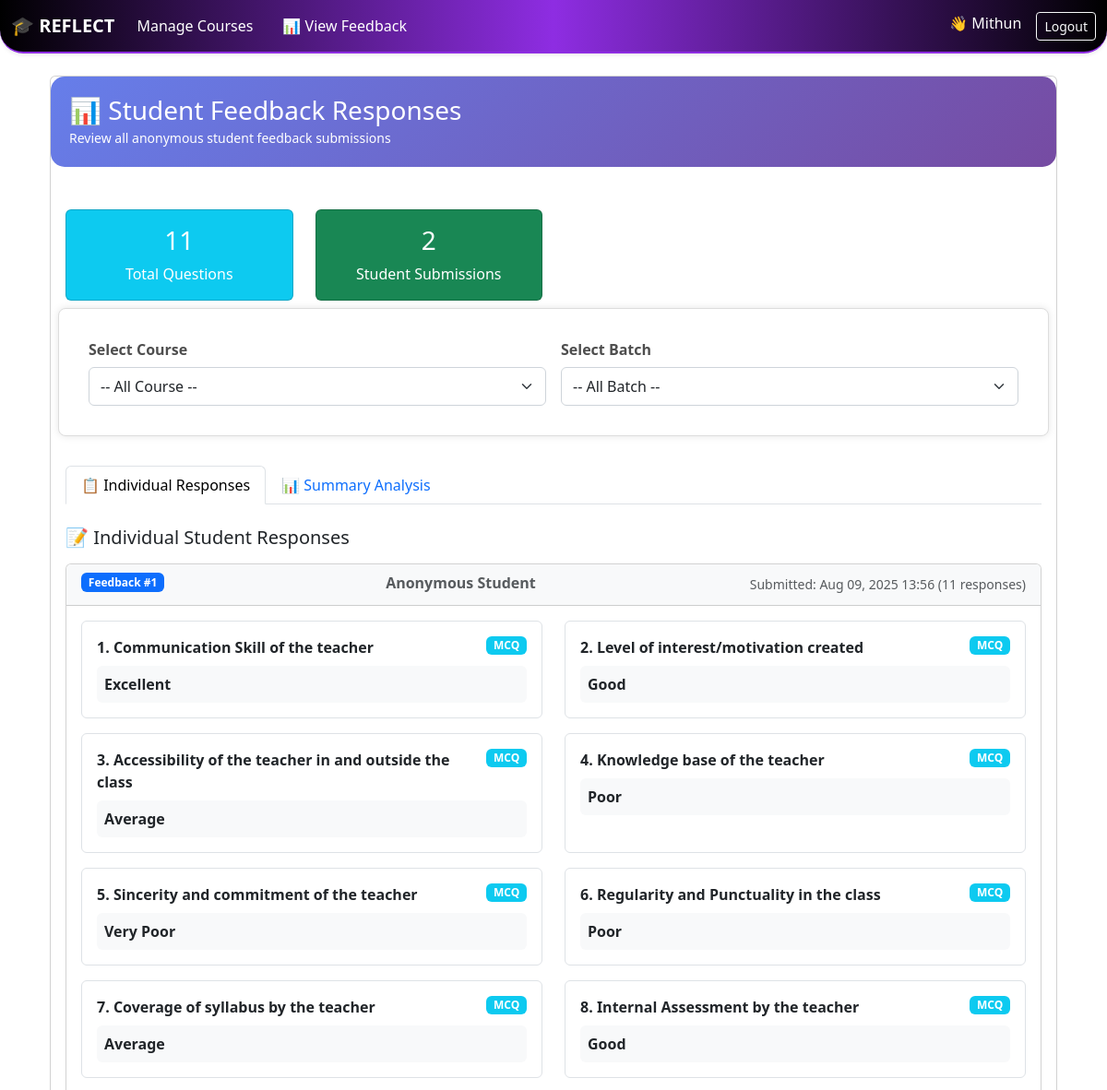
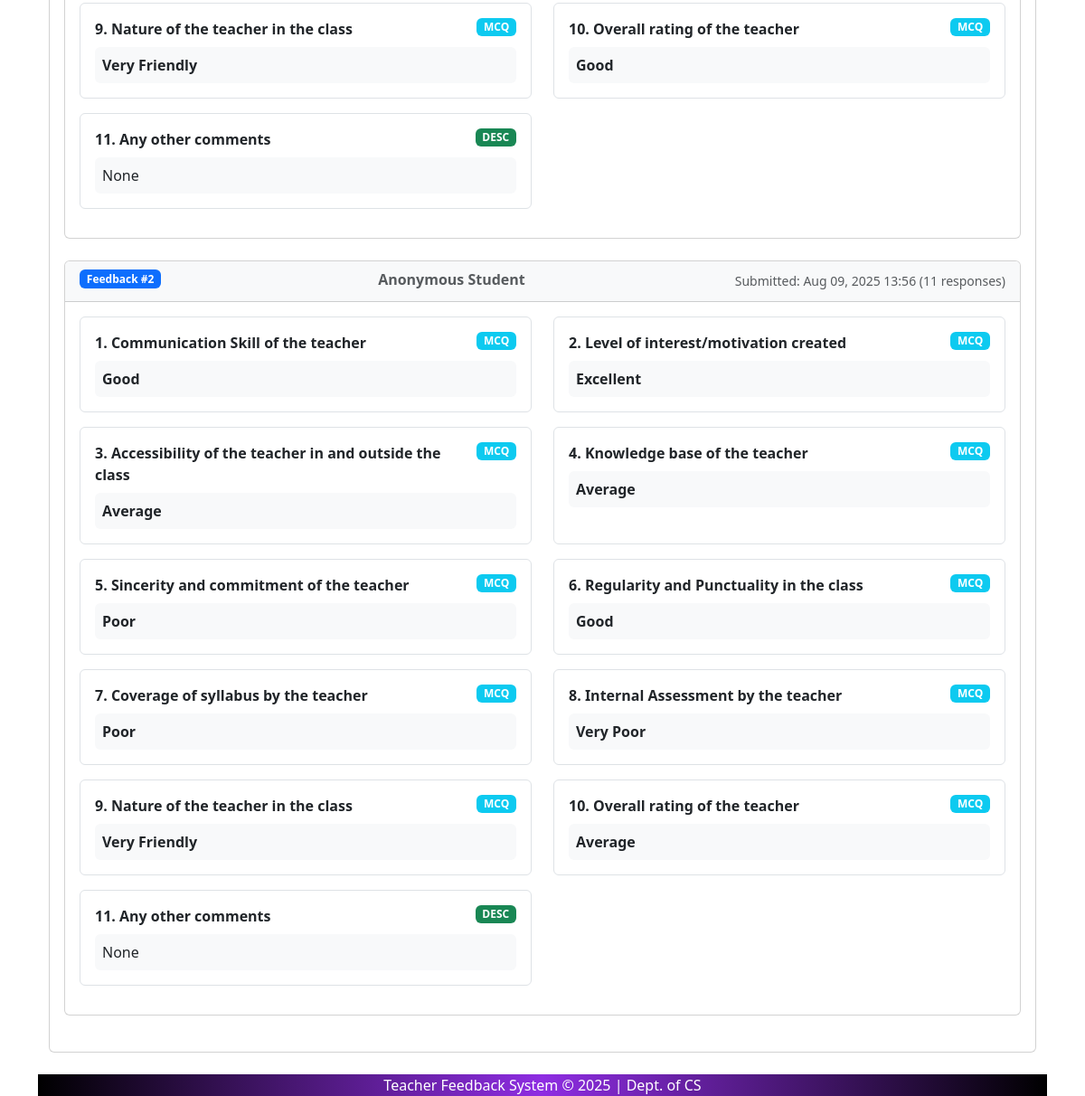
/feedback-admin/student-responses/ (signed in), run on an earlier commit of the app's database (2 pictures, top to bottom).
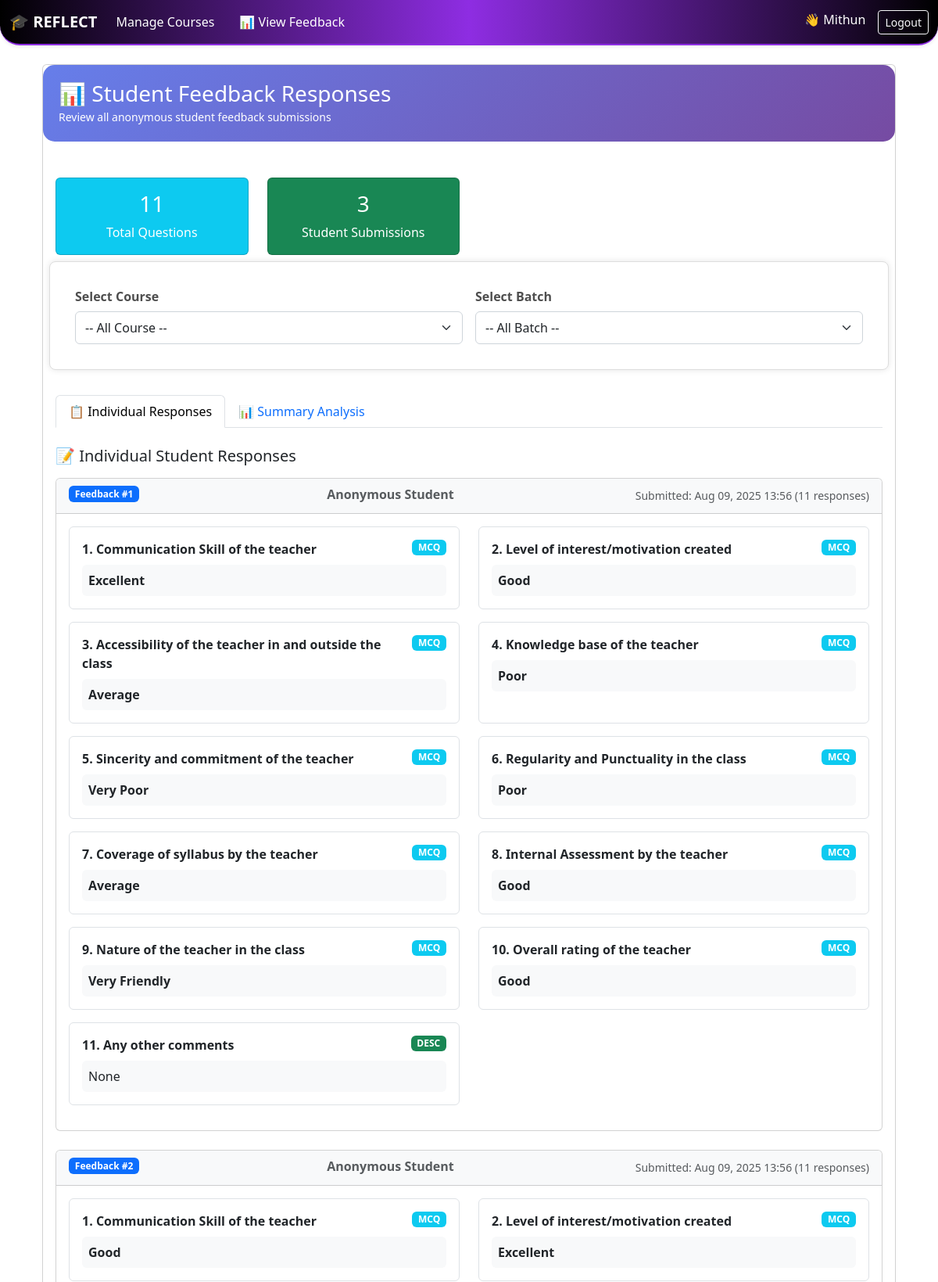
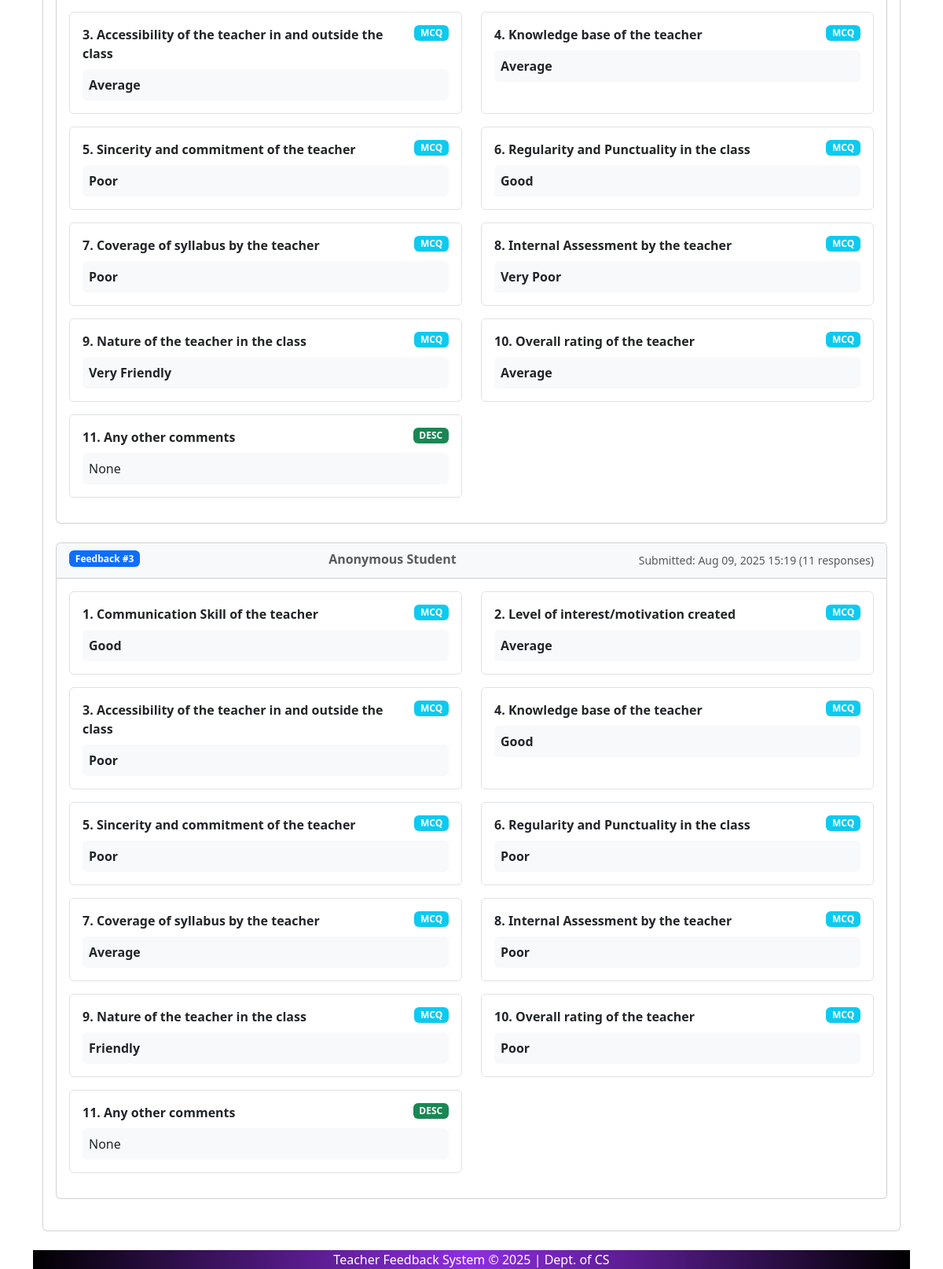
And on a later commit of the database (2 pictures, top to bottom).
### feedback_app/models.py (models this page shows, shortened)
class StudentFeedbackResponse(models.Model):
    response_id = models.AutoField(primary_key=True)
    question = models.ForeignKey(FeedbackQuestion, on_delete=models.CASCADE)
    response_text = models.TextField(blank=True, null=True)  # For descriptive questions
    selected_option = models.ForeignKey(FeedbackQOption, on_delete=models.CASCADE, blank=True, null=True)  # For MCQ
    submitted_at = models.DateTimeField(auto_now_add=True)
    session_id = models.CharField(max_length=100)  # To group responses from same student
    feedback_number = models.IntegerField(default=1)  # Sequential numbering for anonymous feedback
    teacher_batch = models.ForeignKey(TeacherBatch, on_delete=models.CASCADE, null=True, blank=True)  # NEW FIELD - links to specific teacher-course
    class Meta:
        db_table = 'student_feedback_response'
        ordering = ['feedback_number', 'question__q_id']

class FeedbackQuestion(models.Model):
    q_id = models.AutoField(primary_key=True)
    q_desc = models.TextField()
    q_type = models.CharField(max_length=20)  # e.g., 'MCQ' or 'DESC'
    active = models.BooleanField(default=True)
    is_required = models.BooleanField(default=False)  # NEW FIELD

class FeedbackQOption(models.Model):
    q = models.ForeignKey(FeedbackQuestion, on_delete=models.CASCADE)
    ans_id = models.CharField(max_length=10)  # Custom ID (not necessary for options)
    answer = models.CharField(max_length=200)  # The text of the option (e.g., "Excellent")

### feedback_app/views.py (the view, shortened to what this page needs)
# urls.py: path('feedback-admin/student-responses/', views.admin_student_feedback_responses, name='admin_student_feedback_responses'),
@login_required
def admin_student_feedback_responses(request):
    user = request.user
    is_admin = user.is_staff
    is_hod = False
    is_teacher = False
    teacher = None
    try:
        teacher = Teacher.objects.get(user=user)
        role_name = teacher.role.role_name.lower()
        is_hod = (role_name == "hod")
        is_teacher = (role_name == "teacher")
    except Teacher.DoesNotExist:
        teacher = None
        role_name = None
    total_questions = FeedbackQuestion.objects.filter(active=True).count()
    all_responses = StudentFeedbackResponse.objects.all()
    selected_dept_id = request.GET.get('department')
    selected_teacher_id = request.GET.get('teacher')
    selected_course_id = request.GET.get('course')
    selected_batch_id = request.GET.get('batch')
    departments = Department.objects.all() if is_admin else None
    teachers = Teacher.objects.filter(dept_id=selected_dept_id) if (is_admin and selected_dept_id) else (Teacher.objects.all() if is_admin else None)
    courses = None
    batches = None
    user_courses = None
    filtered_batches = None
    if is_hod or is_teacher:
        if not teacher:
            messages.error(request, "Teacher profile not found.")
            return redirect('login')
        user_courses = Course.objects.filter(teacherbatch__teacher=teacher).distinct()
        course_ids = list(user_courses.values_list('course_id', flat=True))  # always defined
        if selected_course_id:
            filtered_batches = Batch.objects.filter(course_id=selected_course_id)
        else:
            filtered_batches = Batch.objects.filter(course_id__in=course_ids)
        print("User Courses IDs:", course_ids)
        print("Filtered Batches IDs:", list(filtered_batches.values_list('batch_id', flat=True)))
    responses = StudentFeedbackResponse.objects.none()
    if is_admin:
        responses = all_responses
        if selected_dept_id:
            responses = responses.filter(teacher_batch__department_id=selected_dept_id)
        if selected_teacher_id:
            responses = responses.filter(teacher_batch__teacher_id=selected_teacher_id)
        if selected_course_id:
            responses = responses.filter(teacher_batch__course_id=selected_course_id)
        if selected_batch_id:
            responses = responses.filter(teacher_batch__batch_id=selected_batch_id)
    elif is_hod or is_teacher:
        if not teacher:
            messages.error(request, "Teacher profile not found.")
            return redirect('login')
        responses = StudentFeedbackResponse.objects.filter(teacher_batch__teacher=teacher)
        if selected_course_id:
            responses = responses.filter(teacher_batch__course_id=selected_course_id)
        if selected_batch_id:
            responses = responses.filter(teacher_batch__batch_id=selected_batch_id)
    total_feedback_submissions = responses.values('session_id').distinct().count()
    total_responses_overall = responses.count()
    avg_responses_per_student = round((total_responses_overall / total_feedback_submissions), 2) if total_feedback_submissions else 0
    latest_submission_obj = responses.order_by('-submitted_at').first()
    latest_submission = latest_submission_obj.submitted_at if latest_submission_obj else "--"
    grouped = {}
    for r in responses.order_by('submitted_at'):
        grouped.setdefault(r.session_id, []).append(r)
    feedback_sessions = []
    for i, (session_id, session_responses) in enumerate(grouped.items(), start=1):
        first_response = session_responses[0]
        course_info = None
        if first_response.teacher_batch:
            tb = first_response.teacher_batch
            course_info = {
                'course_code': tb.course.code,
                'course_name': tb.course.name,
                'batch': f"{tb.batch.acad_year} - {tb.batch.part}"
            }
        feedback_sessions.append({
            'feedback_number': i,
            'submitted_at': first_response.submitted_at,
            'total_responses': len(session_responses),
            'responses': session_responses,
            'course_info': course_info,
        })
    questions_with_responses = []
    questions = FeedbackQuestion.objects.filter(active=True).order_by('q_id')
    for question in questions:
        q_responses = responses.filter(question=question)
        if question.q_type == 'MCQ':
            all_options = FeedbackQOption.objects.filter(q=question).order_by('ans_id')
            option_counts = {opt.answer: 0 for opt in all_options}
            for r in q_responses:
                if r.selected_option:
                    option_counts[r.selected_option.answer] += 1
            questions_with_responses.append({
                'question': question,
                'type': 'MCQ',
                'option_counts': option_counts,
                'total_responses': q_responses.count(),
                'all_options': [opt.answer for opt in all_options],
            })
        elif question.q_type == 'DESC':
            desc_list = [{
                'text': r.response_text,
                'submitted_at': r.submitted_at,
                'feedback_number': r.feedback_number,
                'course_info': f"{r.teacher_batch.course.code}" if r.teacher_batch else "N/A"
            } for r in q_responses if r.response_text]
            questions_with_responses.append({
                'question': question,
                'type': 'DESC',
                'responses': desc_list,
                'total_responses': q_responses.count()
            })
    return render(request, 'admin_response.html', {
        'departments': departments,
        'teachers': teachers,
        'courses': courses,
        'batches': batches,
        'user_courses': user_courses,
        'filtered_batches': filtered_batches,
        'selected_dept_id': int(selected_dept_id) if selected_dept_id else None,
        'selected_teacher_id': int(selected_teacher_id) if selected_teacher_id else None,
        'selected_course_id': int(selected_course_id) if selected_course_id else None,
        'selected_batch_id': int(selected_batch_id) if selected_batch_id else None,
        'total_questions': total_questions,
        'total_feedback_submissions': total_feedback_submissions,
        'latest_submission': latest_submission,
        'avg_responses_per_student': avg_responses_per_student,
        'feedback_sessions': feedback_sessions,
        'questions_with_summary': questions_with_responses,
        'is_admin': is_admin,
        'is_hod': is_hod,
        'is_teacher': is_teacher,
    })

### feedback_app/context_processors.py (called while the page is built)
def is_admin(request):
    user = request.user
    return {'is_admin': user.is_superuser or user.groups.filter(name='admin').exists()}

def is_hod(request):
    return {'is_hod': request.user.groups.filter(name='hod').exists()}

def is_teacher(request):
    return {'is_teacher': request.user.groups.filter(name='teacher').exists()}

### templates/admin_response.html (shortened to what the changed rows need)
{% extends 'base.html' %}
{% block content %}
<div class="container-fluid">
    <div class="row">
        <div class="col-12">
            <div class="card">
                <div class="card-body">
                    <div class="row mb-4">
                        <div class="col-md-3">
                            <div class="card bg-success text-white">
                                <div class="card-body text-center">
                                    <h3>{{ total_feedback_submissions }}</h3>
                                    <p class="mb-0">Student Submissions</p>
                                </div>
                            </div>
                        </div>
                    </div>
                    <div class="tab-content" id="responseTabContent">
                        <div class="tab-pane fade show active" id="individual" role="tabpanel">
                            <div class="mt-4">
                                {% for session in feedback_sessions %}
                                <div class="card mb-4">
                                    <div class="card-header bg-light">
                                        <div class="d-flex justify-content-between align-items-center">
                                            <span class="badge bg-primary me-2 mb-1">Feedback #{{ session.feedback_number }}</span>
                                                <span class="fw-semibold text-muted mb-1">Anonymous Student</span>
                                            <small class="text-muted">
                                                Submitted: {{ session.submitted_at|date:"M d, Y H:i" }}
                                                ({{ session.total_responses }} responses)
                                            </small>
                                        </div>
                                    </div>
                                    <div class="card-body">
                                        <div class="row">
                                            {% for response in session.responses %}
                                            <div class="col-md-6 mb-3">
                                                <div class="border rounded p-3 h-100">
                                                    <div class="d-flex justify-content-between align-items-start mb-2">
                                                        <span class="fw-bold text-dark">
                                                            {{ forloop.counter }}. {{ response.question.q_desc }}
                                                        </span>
                                                        <span class="badge bg-{% if response.question.q_type == 'MCQ' %}info{% else %}success{% endif %} badge-sm">
                                                            {{ response.question.q_type }}
                                                        </span>
                                                    </div>
                                                    <div class="answer-box p-2 bg-light rounded">
                                                        {% if response.selected_option %}
                                                            <strong>{{ response.selected_option.answer }}</strong>
                                                        {% else %}
                                                            {{ response.response_text }}
                                                        {% endif %}
                                                    </div>
                                                </div>
                                            </div>
                                            {% endfor %}
                                        </div>
                                    </div>
                                </div>
                                {% empty %}
                                <div class="alert alert-info text-center">
                                    <h5>📝 No feedback submissions yet</h5>
                                    <p>Students haven't submitted any feedback responses yet.</p>
                                </div>
                                {% endfor %}
                            </div>
                        </div>
                </div>
            </div>
        </div>
    </div>
</div>
{% endblock %}

What changed in the data, as far as the page shows it:
added StudentFeedbackResponse: submitted_at "Aug 09, 2025 15:19", question.q_desc "Communication Skill of the teacher", question.q_type "MCQ", selected_option.answer "Good", shown under "3"
added StudentFeedbackResponse: question.q_desc "Level of interest/motivation created", question.q_type "MCQ", selected_option.answer "Average", shown under "3"
added StudentFeedbackResponse: question.q_desc "Accessibility of the teacher in and outside the class", question.q_type "MCQ", selected_option.answer "Poor", shown under "3"
added StudentFeedbackResponse: question.q_desc "Knowledge base of the teacher", question.q_type "MCQ", selected_option.answer "Good", shown under "3"
added StudentFeedbackResponse: question.q_desc "Sincerity and commitment of the teacher", question.q_type "MCQ", selected_option.answer "Poor", shown under "3"
added StudentFeedbackResponse: question.q_desc "Regularity and Punctuality in the class", question.q_type "MCQ", selected_option.answer "Poor", shown under "3"
added StudentFeedbackResponse: question.q_desc "Coverage of syllabus by the teacher", question.q_type "MCQ", selected_option.answer "Average", shown under "3"
added StudentFeedbackResponse: question.q_desc "Internal Assessment by the teacher", question.q_type "MCQ", selected_option.answer "Poor", shown under "3"
added StudentFeedbackResponse: question.q_desc "Nature of the teacher in the class", question.q_type "MCQ", selected_option.answer "Friendly", shown under "3"
added StudentFeedbackResponse: question.q_desc "Overall rating of the teacher", question.q_type "MCQ", selected_option.answer "Poor", shown under "3"
added StudentFeedbackResponse: question.q_desc "Any other comments", question.q_type "DESC", response_text "None", shown under "3"
Also different on the page:
{{ total_feedback_submissions }}: "2" → "3"
new list line: "Feedback # 3 Anonymous Student Submitted: ( 11 responses)"
